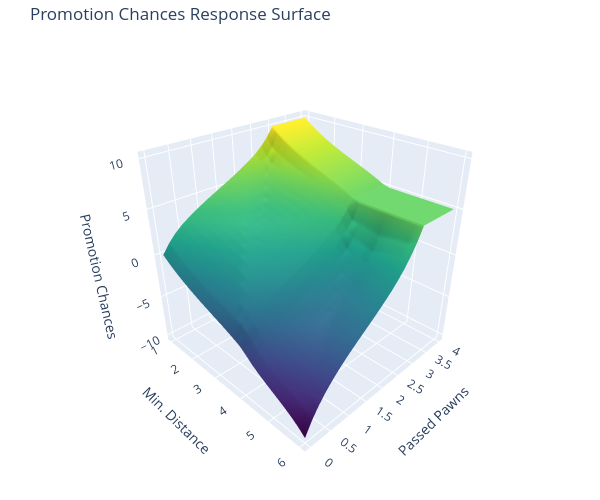

Source (notebook cell):
### Markdown cell above
### Configure and show plot

### Code cell
# Create the interactive 3D plot with Plotly
fig = go.Figure(data=[go.Surface(
    z=Z, 
    x=X, 
    y=Y, 
    colorscale='Viridis',
    showscale=False, # Removes the colorbar on the side
    hovertemplate='Min. Distance (X): %{x:.2f}<br>Passed Pawns (Y): %{y:.2f}<br>Promotion Chances (Z): %{z:.2f}<extra></extra>'
)])

# Configure layout, titles, camera, and proportions
fig.update_layout(
    title='Promotion Chances Response Surface',
    scene=dict(
        xaxis_title='Min. Distance',
        yaxis_title='Passed Pawns',
        zaxis_title='Promotion Chances',
        aspectmode='cube', # Forces the visual base of the plot to be square
        camera=dict(
            eye=dict(x=1.5, y=-1.5, z=1.2)
        )
    ),
    width=600, 
    height=500,
    margin=dict(l=10, r=0, b=30, t=40) 
)

fig.show()

### Figure 1 — Plotly figure (JSON) as saved in the notebook; plotly's stock layout.template omitted (floating-point values rounded to 4 significant figures; data arrays with more than 128 entries replaced by an {"elided": "..."} marker saying what was removed)
{"data": [{"colorscale": [[0, "#440154"], [0.1111, "#482878"], [0.2222, "#3e4989"], [0.3333, "#31688e"], [0.4444, "#26828e"], [0.5556, "#1f9e89"], [0.6667, "#35b779"], [0.7778, "#6ece58"], [0.8889, "#b5de2b"], [1, "#fde725"]], "hovertemplate": "Min. Distance (X): %{x:.2f}<br>Passed Pawns (Y): %{y:.2f}<br>Promotion Chances (Z): %{z:.2f}<extra></extra>", "showscale": false, "type": "surface", "x": {"elided": "25x25 float values"}, "y": {"elided": "25x25 float values"}, "z": {"elided": "25x25 float values"}}], "layout": {"height": 500, "margin": {"b": 30, "l": 10, "r": 0, "t": 40}, "scene": {"aspectmode": "cube", "camera": {"eye": {"x": 1.5, "y": -1.5, "z": 1.2}}, "xaxis": {"title": {"text": "Min. Distance"}}, "yaxis": {"title": {"text": "Passed Pawns"}}, "zaxis": {"title": {"text": "Promotion Chances"}}}, "title": {"text": "Promotion Chances Response Surface"}, "width": 600}}
